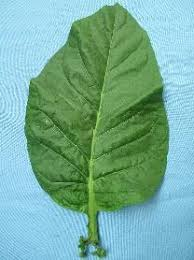
#> input picture project PCD/00 - Template/godong.jfif, 194 x 260 px
$ jupyter execute 'project UAS PCD.ipynb'
#> lines starting #> are read from the running program, lines starting #| are printed output that depends on the picture; after the words box and inside, x2 and y2 are one past the last pixel; in counts of white or black regions, pixels touching at a corner belong together
[cell 1]
import skimage.io
import matplotlib.pyplot as plt
import numpy as np
import cv2

im2=skimage.io.imread('godong.jfif')
#> im2 is the input picture: shape (260, 194, 3); mean R, G, B 118.8, 173.5, 155.2
np.set_printoptions(threshold=np.inf)
print(im2)
#> (printed output is left out)

[cell 2]
import cv2
import numpy as np
import matplotlib.pyplot as plt

img = cv2.imread('godong.jfif')
img_resize = cv2.resize(img, (208, 278))

edged = cv2.Canny(img_resize, 150, 260)
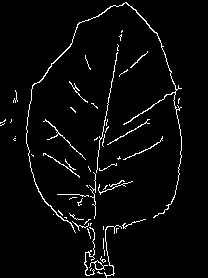
#> edged: shape (278, 208); 3.5% white in thin lines or dots, all inside (x1, y1, x2, y2) = (0, 2, 182, 278)

cv2.imshow("Original Image",img_resize)
cv2.imshow("Edged Image", edged)

cv2.waitKey(0)
cv2.destroyAllWindows()
